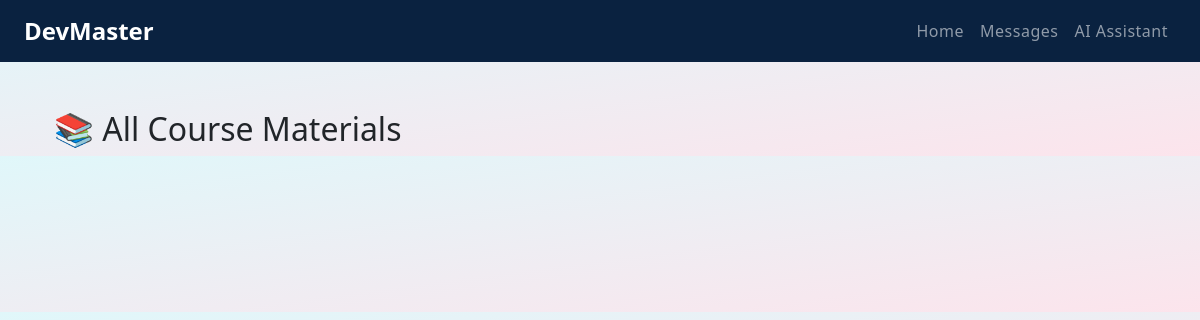
Before: /course-materials/ (signed in) with the older database file.
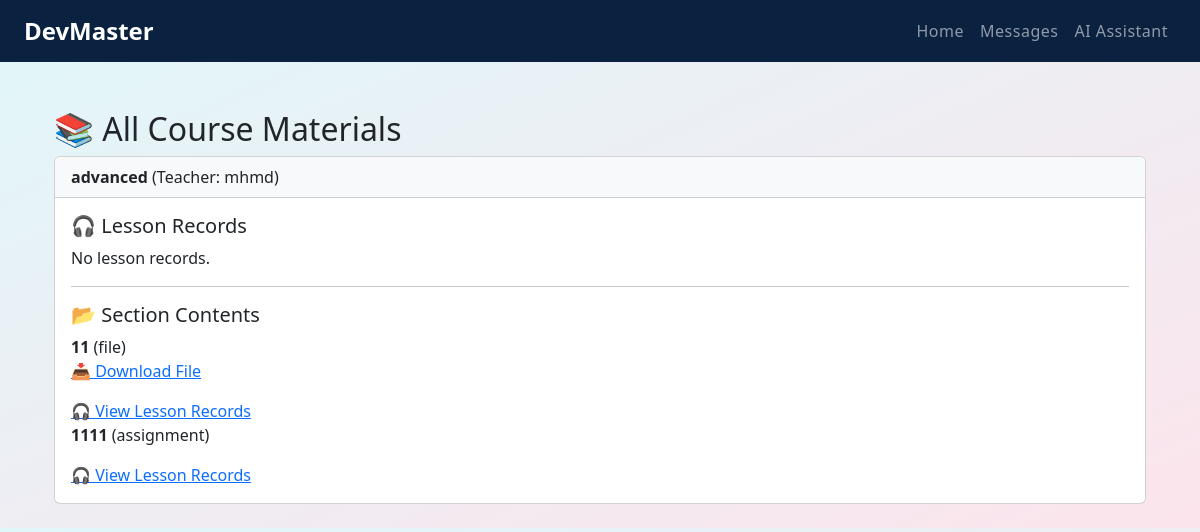
After: the same page with the newer database file.
### users/models.py (models this page shows, shortened)
class Enrollment(models.Model):
    student = models.ForeignKey(Student, on_delete=models.CASCADE)
    course = models.ForeignKey(Course, on_delete=models.CASCADE)
    enrolled_on = models.DateTimeField(auto_now_add=True)
    class Meta:
        unique_together = ('student', 'course')

class Course(models.Model):
    title = models.CharField(max_length=100)
    description = models.TextField()
    teacher = models.ForeignKey(Teacher, on_delete=models.CASCADE, related_name='courses')
    learning_level = models.ForeignKey(LearningLevel, on_delete=models.CASCADE, related_name='courses')

class Teacher(models.Model):
    user = models.OneToOneField(User, on_delete=models.CASCADE)
    expertise = models.CharField(max_length=100)

class SectionContent(models.Model):
    CONTENT_TYPES = [
        ('text', 'Text'),
        ('file', 'File'),
        ('video', 'Video'),
        ('audio', 'Audio'),
        ('assignment', 'Assignment'),
        ('link', 'External Link'),
    ]
    section = models.ForeignKey(CourseSection, on_delete=models.CASCADE, related_name='contents')
    content_type = models.CharField(max_length=20, choices=CONTENT_TYPES)
    title = models.CharField(max_length=100)
    text_content = models.TextField(blank=True, null=True)
    file = models.FileField(upload_to='course_contents/', blank=True, null=True)
    video_url = models.URLField(blank=True, null=True)
    audio_file = models.FileField(upload_to='audio_contents/', blank=True, null=True)
    external_link = models.URLField(blank=True, null=True)
    assignment_instructions = models.TextField(blank=True, null=True)
    assignment_due_date = models.DateTimeField(blank=True, null=True)
    created_at = models.DateTimeField(auto_now_add=True)
    updated_at = models.DateTimeField(auto_now=True)
    order = models.PositiveIntegerField(default=0)
    description = models.TextField(blank=True, null=True)
    valid_from = models.DateField(blank=True, null=True)
    valid_to = models.DateField(blank=True, null=True)
    class Meta:
        ordering = ['order']

### users/views.py (the view)
# urls.py: path('course-materials/', views.student_all_course_materials, name='student_course_materials'),
@login_required
def student_all_course_materials(request):
    student = request.user.student
    enrollments = Enrollment.objects.filter(student=student).select_related('course')
    course_ids = enrollments.values_list('course__id', flat=True)
    records = LessonRecord.objects.filter(course__id__in=course_ids)
    contents = SectionContent.objects.filter(section__course__id__in=course_ids)
    return render(request, 'users/student_course_materials.html', {
        'enrollments': enrollments,
        'records': records,
        'contents': contents,
    } )

### users/templates/users/student_course_materials.html
{% extends 'base.html' %}
{% block content %}
<div class="container mt-4">
  <h2>📚 All Course Materials</h2>
  {% for enrollment in enrollments %}
    <div class="card mb-4">
      <div class="card-header bg-light">
        <strong>{{ enrollment.course.title }}</strong> (Teacher: {{ enrollment.course.teacher.user.username }})
      </div>
      <div class="card-body">
        <h5>🎧 Lesson Records</h5>
        {% for record in records %}
          {% if record.course == enrollment.course %}
            <p>
              <strong>{{ record.title }}</strong><br>
              <a href="{{ record.file.url }}" target="_blank">Download/View</a>
            </p>
          {% endif %}
        {% empty %}
          <p>No lesson records.</p>
        {% endfor %}
        <hr>
        <h5>📂 Section Contents</h5>
        {% for content in contents %}
          {% if content.section.course == enrollment.course %}
            <p>
              <strong>{{ content.title }}</strong> ({{ content.content_type }})<br>
              {% if content.file %}
                <a href="{{ content.file.url }}" target="_blank">📥 Download File</a>
              {% elif content.video_url %}
                <a href="{{ content.video_url }}" target="_blank">▶️ Watch Video</a>
              {% elif content.audio_file %}
                <a href="{{ content.audio_file.url }}" target="_blank">🎧 Listen</a>
              {% elif content.external_link %}
                <a href="{{ content.external_link }}" target="_blank">🔗 Visit Link</a>
              {% else %}
                {{ content.text_content }}
              {% endif %}
            </p>
            <a href="{% url 'view_lesson_records' %}">🎧 View Lesson Records</a>
          {% endif %}
        {% endfor %}
      </div>
    </div>
  {% endfor %}
</div>
{% endblock %}

Changed rows visible on the page:
added Enrollment: course "advanced", course.teacher.user.username "mhmd"
added SectionContent: title "11", content_type "file"
added SectionContent: title "1111", content_type "assignment"
